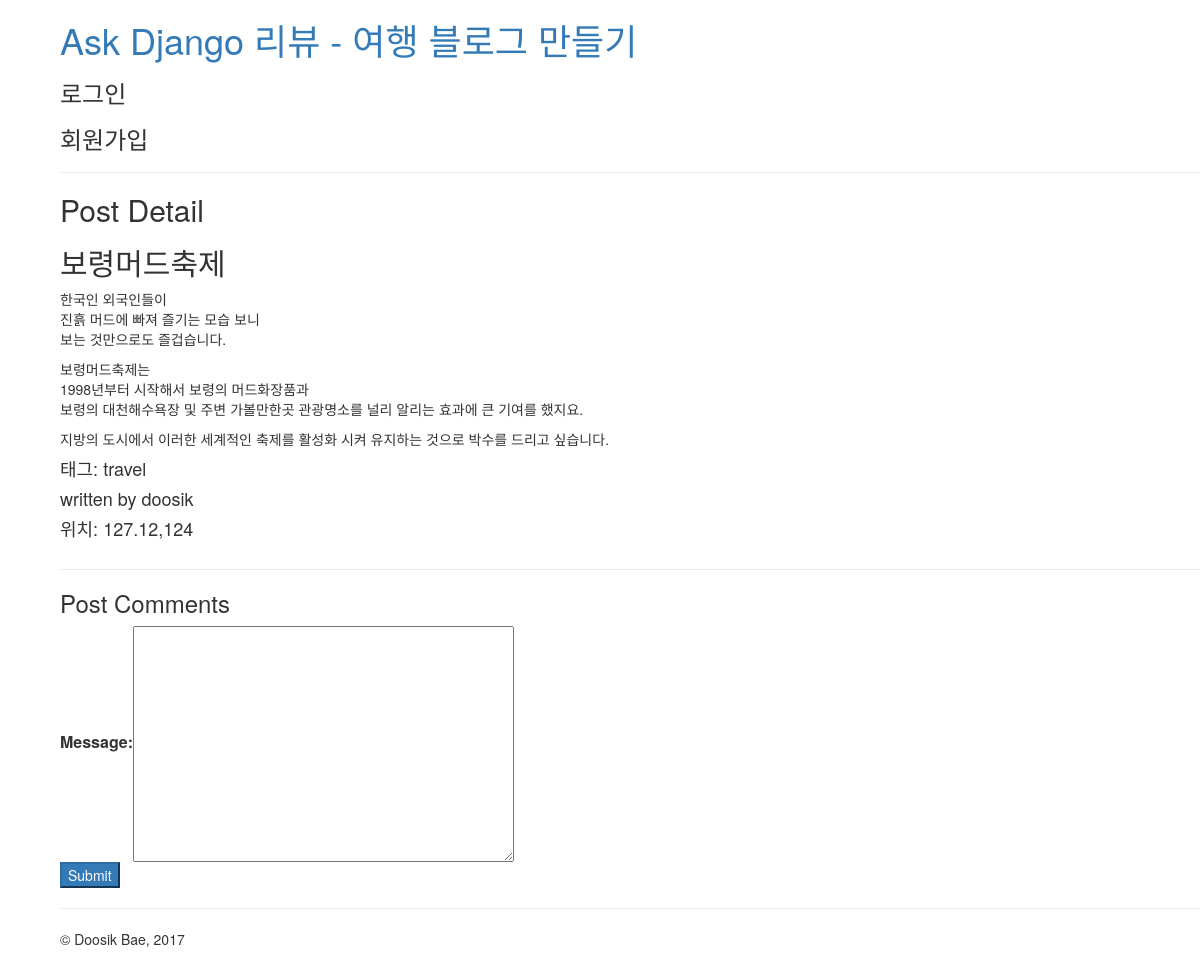
Page /post/detail/7/ on the committed database.
### blog/models.py (models this page shows, shortened)
class TimeStamp(models.Model):
    created_at = models.DateTimeField(auto_now_add=True)
    updated_at = models.DateTimeField(auto_now=True)
    class Meta:
        abstract = True #추상적인거 ...다른 모델에 공통적으로 쓰려고 만든거.

class Post(TimeStamp):
    author = models.CharField(max_length=40)
    title = models.CharField(max_length=100, verbose_name='제목')
    photo_thumbnail = ProcessedImageField(verbose_name='photo',
        upload_to='blog/post/%Y/%m/%d', processors=[Thumbnail(500,500 )],  # 처리할 작업목록
        format='JPEG',
        options={'quality': 60},
        blank=True)
    content = models.TextField(help_text='Markdown 문법을 적용해 주세요')
    tags = models.CharField(max_length=50,choices=(
        ('travel','travel'),
        ('sports','sports'),
        ('tech','tech'),
        ('coding','coding'),
    ),blank=True)
    lnglat = models.CharField(max_length=100,validators=[lnglat_validator],
                              help_text='경도,위도 포맷으로 입력해주세요.')

### blog/views.py (the view)
# urls.py: url(r'^post/detail/(?P<id>\d+)/$',views.post_detail,name='post_detail'),
def post_detail(request,id):
    post = Post.objects.prefetch_related('comment_set').filter(id=id).first()
    if request.method == "POST":
        form = CommentModelForm(request.POST)
        if form.is_valid():
            comment = form.save(commit=False)
            comment.post = post
            comment.author =request.user
            comment.save()
            return redirect(post)
    else:
        form = CommentModelForm()
    return render(request,'blog/post_detail.html',{
        'post':post,
        'form':form
    })

### blog/forms.py
class CommentModelForm(forms.ModelForm):
    class Meta:
        model = Comment
        fields = ['message']

### blog/templates/blog/post_detail.html (shortened to what this page needs)
{% extends 'layout.html' %}
{% block contents %}
    <hr xmlns="http://www.w3.org/1999/html"/>
    <H2>Post Detail</H2>
    <table class="table-bordered">
        <h2> {{ post.title }}</h2>
        <p>{{ post.content |linebreaks }}</p>
        <h4>태그: {{ post.tags }}</h4>
        <h4>written by {{ post.author }}</h4>
        <h4>위치: {{ post.lnglat }}</h4>
    </table>
    <hr/>
    <h3>Post Comments</h3>
    <form action="" method="POST" class="table-responsive">
        <table>
            {{ form.as_table }}
        </table>
    <input type="submit" class="btn-primary">
    </form>
{% endblock %}

### review/templates/layout.html (style rules this page uses)
html { position: relative; min-height: 100%; }
body { margin-bottom: 60px;margin-left: 60px; }

### rows in the picture
Post: title "보령머드축제", content "한국인 외국인들이 진흙 머드에 빠져 즐기는 모습 보니 보는 것만으로도 즐겁습니다. 보령머드축제는 1998년부터 시작해서 보령의 머드화장품과 보령의 대천해수욕장 및 주변 가볼만한곳 관광명소를 널리 알리는 효과에 큰 기여를 했지요. 지방의 도시에서 이러한 세계적인 축제를 활성화 시켜 유지하는 것으로 박수를 드리고 싶습니다.", tags "travel", author "doosik", lnglat "127.12,124"
